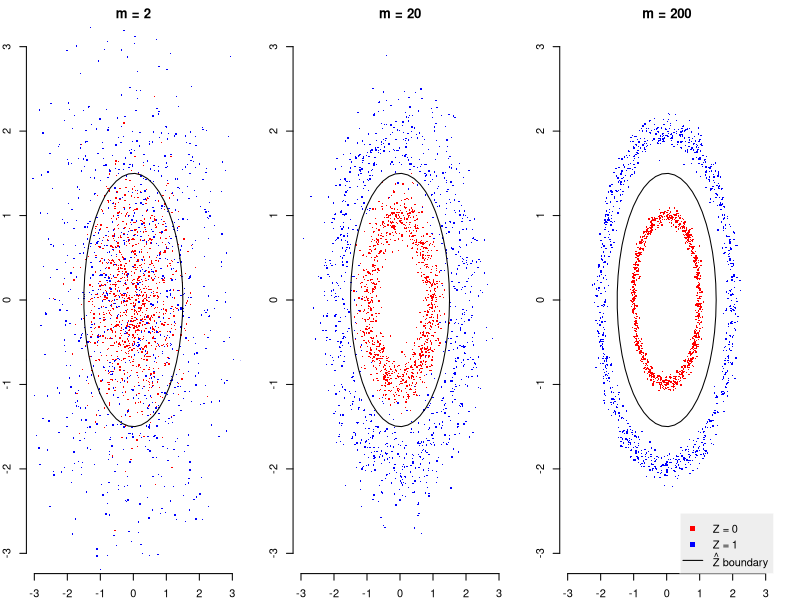

Write the R code that produced this figure.
## ---- chunk 1
knitr::opts_chunk$set(echo = TRUE)
## ---- chunk 2
require(mvtnorm)


# 2-D polar coordinates to cartesion coordinates  
polar2cartesian <- function(r, ang){
  cbind(r*cos(ang), r*sin(ang))
}

# Plot 2-D polar projection of high-dimensional spherical Gaussians from model
# with decision boundary for Zhat
plot_polar_proj <- function(sig, m=100, n=1e3, decision=1.5, ...){
  x0 <- rmvnorm(n, rep(0,m), diag(sig^2, m))
  x1 <- rmvnorm(n, rep(0,m), diag((2*sig)^2, m))
  
  # Polar projection of high-dimensional vector.
  proj_coords <- function(x1){
    d1 <- c(1, rep(0, m-1))
    d2 <- c(0, 1, rep(0, m-2))
    proj <- cbind(d1, d2)
    x1p <- x1 %*% proj
  
    norm1 <- sqrt(rowSums(x1^2)/m)
    raw_dir <- acos(x1p[,1]/sqrt(x1p[,1]^2+x1p[,2]^2))
    dir1 <- ifelse(x1p[,2] > 0, raw_dir, 2*pi-raw_dir)
    cbind(norm1*cos(dir1), norm1*sin(dir1))
  }

  p0 <- proj_coords(x0)
  #p0_normed <- t(apply(p0, 1, function(r){ r / sqrt(sum(r^2)) * 1.5 * sig}))
  p1 <- proj_coords(x1)
  boundary <- polar2cartesian(1.5*sig, seq(0, 2*pi, length.out=50))
  
  ps <- rbind(p0, p1)#,
              #p0_normed)
  col0 <- 'red'
  col1 <- 'blue'
  #col_normed <- 'black'
  plot(ps[,1], ps[,2], col=c(rep(col0, n), rep(col1,n)), pch=46, cex=2,
       xlab=NA, ylab=NA, main=sprintf("m = %d", m), ...)
  lines(boundary[,1], boundary[,2])
  #return(list(x0=x0, x1=x1))
}
par(mfrow=c(1, 3), mar=c(2,2,2,2), bty='n')
lims <- c(-3, 3)
plot_polar_proj(1, m=2, ylim=lims, xlim=lims)
plot_polar_proj(1, m=20, ylim=lims, xlim=lims)
plot_polar_proj(1, m=200, ylim=lims, xlim=lims)
legend('bottomright', c("Z = 0", "Z = 1", expression(hat(Z)~boundary)), col=c("red", "blue", "black"), pch=c(46, 46, NA), lty=c(NA, NA, 1), bty='o', box.col='white', bg="#00000011", pt.cex=8)
